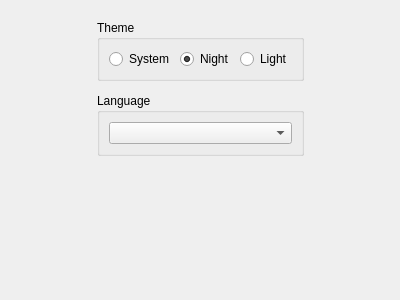
<?xml version="1.0" encoding="UTF-8"?>
<ui version="4.0">
 <class>OptionsWindow</class>
 <widget class="QWidget" name="OptionsWindow">
  <property name="windowModality">
   <enum>Qt::ApplicationModal</enum>
  </property>
  <property name="geometry">
   <rect>
    <x>0</x>
    <y>0</y>
    <width>400</width>
    <height>300</height>
   </rect>
  </property>
  <property name="sizePolicy">
   <sizepolicy hsizetype="Fixed" vsizetype="Fixed">
    <horstretch>0</horstretch>
    <verstretch>0</verstretch>
   </sizepolicy>
  </property>
  <property name="minimumSize">
   <size>
    <width>400</width>
    <height>300</height>
   </size>
  </property>
  <property name="maximumSize">
   <size>
    <width>400</width>
    <height>300</height>
   </size>
  </property>
  <property name="windowTitle">
   <string>Brasil CoV - Options</string>
  </property>
  <property name="windowIcon">
   <iconset resource="../resources.qrc">
    <normaloff>:/images/icons/brasilcov.ico</normaloff>:/images/icons/brasilcov.ico</iconset>
  </property>
  <property name="locale">
   <locale language="English" country="UnitedStates"/>
  </property>
  <layout class="QHBoxLayout" name="horizontalLayout">
   <item>
    <spacer name="horizontalSpacer">
     <property name="orientation">
      <enum>Qt::Horizontal</enum>
     </property>
     <property name="sizeHint" stdset="0">
      <size>
       <width>40</width>
       <height>20</height>
      </size>
     </property>
    </spacer>
   </item>
   <item>
    <widget class="QWidget" name="widget" native="true">
     <property name="sizePolicy">
      <sizepolicy hsizetype="Expanding" vsizetype="Expanding">
       <horstretch>0</horstretch>
       <verstretch>0</verstretch>
      </sizepolicy>
     </property>
     <property name="maximumSize">
      <size>
       <width>450</width>
       <height>16777215</height>
      </size>
     </property>
     <layout class="QVBoxLayout" name="verticalLayout">
      <property name="spacing">
       <number>12</number>
      </property>
      <item>
       <widget class="QGroupBox" name="groupBox">
        <property name="title">
         <string>Theme</string>
        </property>
        <layout class="QHBoxLayout" name="horizontalLayout_2">
         <item>
          <widget class="QRadioButton" name="systemTheme">
           <property name="text">
            <string>System</string>
           </property>
          </widget>
         </item>
         <item>
          <widget class="QRadioButton" name="nighTheme">
           <property name="text">
            <string>Night</string>
           </property>
           <property name="checked">
            <bool>true</bool>
           </property>
          </widget>
         </item>
         <item>
          <widget class="QRadioButton" name="lightTheme">
           <property name="text">
            <string>Light</string>
           </property>
          </widget>
         </item>
        </layout>
       </widget>
      </item>
      <item>
       <widget class="QGroupBox" name="groupBox_2">
        <property name="title">
         <string>Language</string>
        </property>
        <layout class="QHBoxLayout" name="horizontalLayout_3">
         <item>
          <widget class="QComboBox" name="language"/>
         </item>
        </layout>
       </widget>
      </item>
      <item>
       <spacer name="verticalSpacer">
        <property name="orientation">
         <enum>Qt::Vertical</enum>
        </property>
        <property name="sizeHint" stdset="0">
         <size>
          <width>20</width>
          <height>40</height>
         </size>
        </property>
       </spacer>
      </item>
     </layout>
    </widget>
   </item>
   <item>
    <spacer name="horizontalSpacer_2">
     <property name="orientation">
      <enum>Qt::Horizontal</enum>
     </property>
     <property name="sizeHint" stdset="0">
      <size>
       <width>40</width>
       <height>20</height>
      </size>
     </property>
    </spacer>
   </item>
  </layout>
 </widget>
 <resources>
  <include location="../resources.qrc"/>
 </resources>
 <connections/>
</ui>
